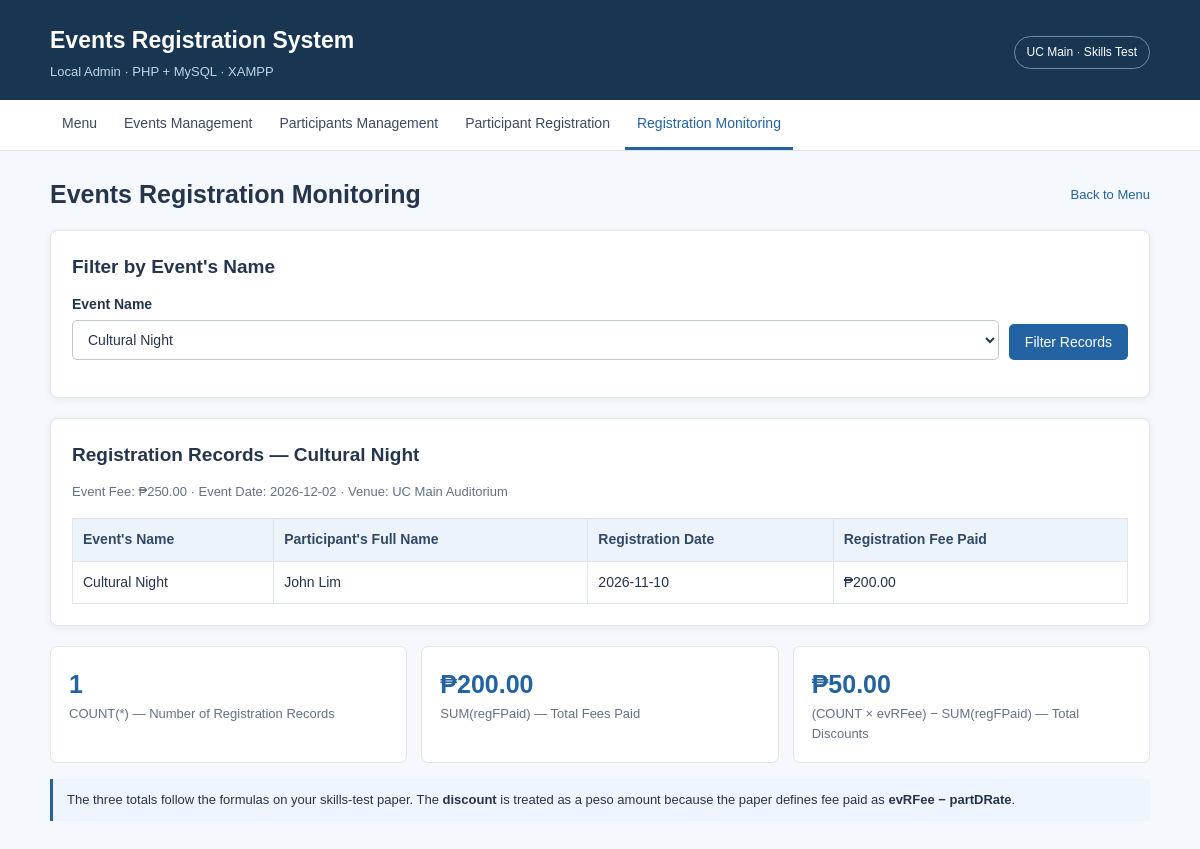
Screenshot of /monitoring.php with the database file from the repository.
### tables this page shows
CREATE TABLE IF NOT EXISTS Events (
    evCode INT AUTO_INCREMENT PRIMARY KEY,
    evName VARCHAR(150) NOT NULL,
    evDate DATE NOT NULL,
    evVenue VARCHAR(150) NOT NULL,
    evRFee DECIMAL(10,2) NOT NULL DEFAULT 0.00
);

CREATE TABLE IF NOT EXISTS Registration (
    regCode INT AUTO_INCREMENT PRIMARY KEY,
    partID INT NOT NULL UNIQUE,
    regDate DATE NOT NULL,
    regFPaid DECIMAL(10,2) NOT NULL,
    regPMode ENUM('Card','Cash') NOT NULL,
    FOREIGN KEY (partID) REFERENCES Participants(partID) ON DELETE RESTRICT
);

CREATE TABLE IF NOT EXISTS Participants (
    partID INT AUTO_INCREMENT PRIMARY KEY,
    evCode INT NOT NULL,
    partFName VARCHAR(100) NOT NULL,
    partLName VARCHAR(100) NOT NULL,
    partDRate DECIMAL(10,2) NOT NULL DEFAULT 0.00,
    FOREIGN KEY (evCode) REFERENCES Events(evCode) ON DELETE RESTRICT
);

### functions.php (called while the page is built, shortened)
<?php
function h($value): string {
    return htmlspecialchars((string) ($value ?? ''), ENT_QUOTES, 'UTF-8');
}
function peso($value): string {
    return '₱' . number_format((float) $value, 2);
}

### monitoring.php (the view, shortened to what this page needs)
<?php
require_once 'functions.php';
$events = $pdo->query('SELECT * FROM Events ORDER BY evName')->fetchAll();
$selectedID = get_id($_GET['evCode'] ?? null);
if (!$selectedID && $events) $selectedID = (int)$events[0]['evCode'];
$selectedEvent = null;
foreach ($events as $event) {
    if ((int)$event['evCode'] === $selectedID) {
        $selectedEvent = $event;
        break;
    }
}
$rows = [];
$count = 0;
$totalPaid = 0;
$totalDiscount = 0;
if ($selectedEvent) {
    $stmt = $pdo->prepare('SELECT e.evName, p.partFName, p.partLName, r.regDate, r.regFPaid
        FROM Registration r JOIN Participants p ON p.partID=r.partID JOIN Events e ON e.evCode=p.evCode
        WHERE e.evCode=? ORDER BY r.regDate DESC, r.regCode DESC');
    $stmt->execute([$selectedID]);
    $rows = $stmt->fetchAll();
    $stmt = $pdo->prepare('SELECT COUNT(*) AS totalRecords, COALESCE(SUM(r.regFPaid),0) AS totalFees
        FROM Registration r JOIN Participants p ON p.partID=r.partID WHERE p.evCode=?');
    $stmt->execute([$selectedID]);
    $totals = $stmt->fetch();
    $count = (int)$totals['totalRecords'];
    $totalPaid = (float)$totals['totalFees'];
    $totalDiscount = round(($count * (float)$selectedEvent['evRFee']) - $totalPaid, 2);
}
require 'header.php';
?>
<div class="card">
    <h2>Filter by Event's Name</h2>
    <form method="get" class="search-form">
        <div class="field"><label for="evCode">Event Name</label><select id="evCode" name="evCode" required>
        <?php foreach ($events as $event): ?><option value="<?= h($event['evCode']) ?>" <?= $selectedID === (int)$event['evCode'] ? 'selected' : '' ?>><?= h($event['evName']) ?></option><?php endforeach; ?>
        </select></div>
        <button class="btn" type="submit">Filter Records</button>
    </form>
</div>
<?php if ($selectedEvent): ?>
<div class="card">
    <h2>Registration Records — <?= h($selectedEvent['evName']) ?></h2>
    <p class="small muted">Event Fee: <?= peso($selectedEvent['evRFee']) ?> · Event Date: <?= h($selectedEvent['evDate']) ?> · Venue: <?= h($selectedEvent['evVenue']) ?></p>
    <div class="table-wrap"><table><thead><tr><th>Event's Name</th><th>Participant's Full Name</th><th>Registration Date</th><th>Registration Fee Paid</th></tr></thead><tbody>
    <?php foreach ($rows as $row): ?><tr><td><?= h($row['evName']) ?></td><td><?= h($row['partFName'] . ' ' . $row['partLName']) ?></td><td><?= h($row['regDate']) ?></td><td><?= peso($row['regFPaid']) ?></td></tr><?php endforeach; ?>
    </tbody></table></div>
</div>
<div class="stat-grid">
    <div class="stat"><div class="value"><?= $count ?></div><div class="label">COUNT(*) — Number of Registration Records</div></div>
    <div class="stat"><div class="value"><?= peso($totalPaid) ?></div><div class="label">SUM(regFPaid) — Total Fees Paid</div></div>
    <div class="stat"><div class="value"><?= peso($totalDiscount) ?></div><div class="label">(COUNT × evRFee) − SUM(regFPaid) — Total Discounts</div></div>
</div>
<div class="note">The three totals follow the formulas on your skills-test paper. The <strong>discount</strong> is treated as a peso amount because the paper defines fee paid as <strong>evRFee − partDRate</strong>.</div>
<?php endif; ?>

### style.css (style rules this page uses)
:root { --ink:#25354b; --muted:#637185; --line:#dfe5ec; --blue:#2362a3; --light:#f5f8fc; --white:#fff; --danger:#b73139; }
* { box-sizing: border-box; }
body { margin:0; font-family: Arial, Helvetica, sans-serif; line-height:1.55; background:var(--light); color:var(--ink); font-size:15px; }
h2 { font-size:19px; margin:0 0 12px; }
p { margin:8px 0 16px; }
.muted { color:var(--muted); }
.small { font-size:13px; }
.card { background:var(--white); border:1px solid var(--line); border-radius:8px; padding:21px; margin-bottom:20px; box-shadow:0 2px 8px #243a5410; }
label { display:block; font-size:14px; font-weight:bold; margin-bottom:5px; }
input, select { display:block; width:100%; border:1px solid #bcc7d4; border-radius:5px; padding:10px 11px; font-family:inherit; font-size:14px; color:var(--ink); background:#fff; }
.field { margin-bottom:14px; }
.btn { display:inline-block; border:none; border-radius:5px; padding:10px 16px; font-family:inherit; font-size:14px; cursor:pointer; background:var(--blue); color:white; text-decoration:none; }
.search-form { display:flex; flex-wrap:wrap; gap:10px; align-items:end; margin-bottom:16px; }
.search-form .field { flex:1; margin:0; min-width:180px; }
.table-wrap { overflow-x:auto; }
table { border-collapse:collapse; width:100%; font-size:14px; }
th,td { border:1px solid var(--line); padding:10px; text-align:left; vertical-align:middle; }
th { background:#edf3fa; color:#304967; white-space:nowrap; }
.stat-grid { display:grid; grid-template-columns:repeat(3,minmax(0,1fr)); gap:14px; margin:16px 0; }
.stat { border:1px solid var(--line); background:white; border-radius:7px; padding:18px; }
.stat .value { font-size:25px; font-weight:bold; color:var(--blue); overflow-wrap:anywhere; }
.stat .label { font-size:13px; color:var(--muted); }
.note { background:#eef5ff; border-left:3px solid var(--blue); padding:11px 14px; font-size:13px; margin:14px 0; }

### rows the page displays
events: evName "Cultural Night", evRFee "₱250.00", evDate "2026-12-02", evVenue "UC Main Auditorium"
registration: events.evName "Cultural Night", partID.partLName "John Lim", regDate "2026-11-10", regFPaid "₱200.00"

### other values shown
$pageTitle "Events Registration Monitoring"
$count "1"
peso($totalPaid) "₱200.00"
peso($totalDiscount) "₱50.00"
form field evCode "Cultural Night"
